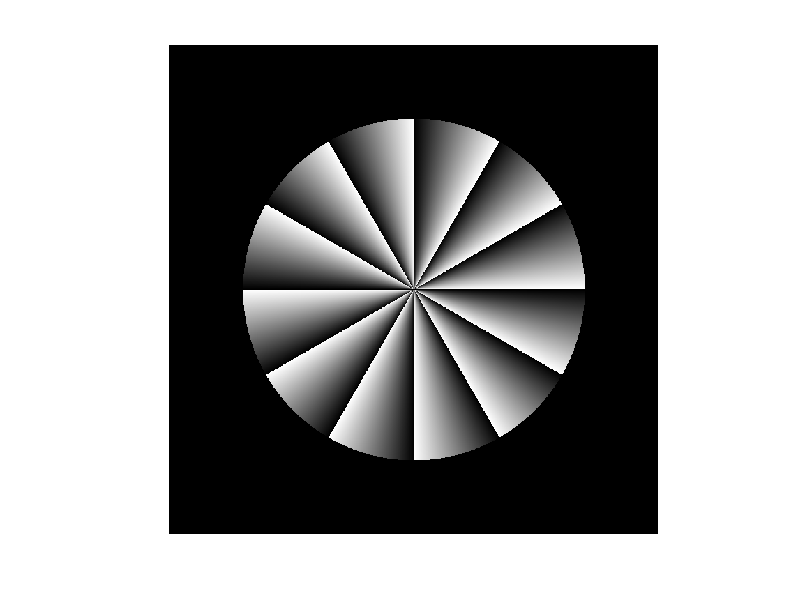
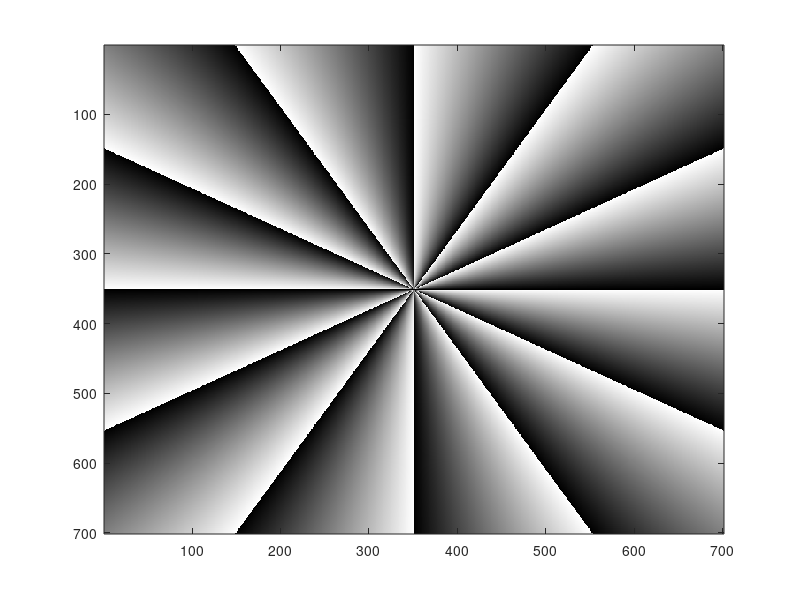
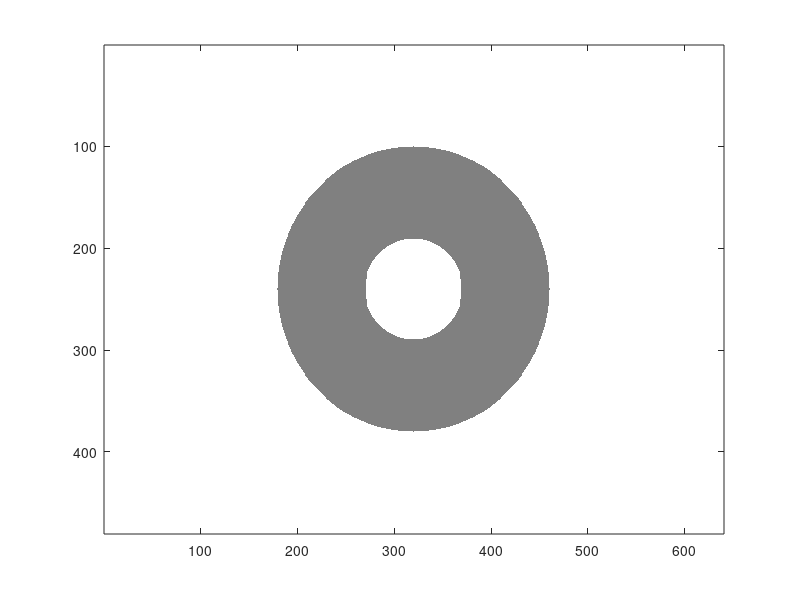

The MATLAB source for these figures, in order:

n = 701; 
nseg=6;  
radius=.7;  
[X,Y] = meshgrid(linspace(-1,1,n));  


theta = atan2(Y,X)./pi; 
theta=mod(theta*nseg, 1);

radiusimage=sqrt(X.^2+ Y.^2); 
aperture=NaN(size(radiusimage)); 
aperture(radiusimage<radius)=1; 
aperture(radiusimage>=radius)=0; 
illusion=theta.*aperture; 
illusion;
figure(1);
imagesc(illusion); 
axis square 
axis off 
colormap(gray(256)) 
saveas(gcf,'peripheraldrift1.jpg')

[X,Y] = meshgrid(linspace(-1,1,n));  

figure(2)
F=mod(atan2(X, Y), pi/6);
figure(2)
imagesc(F); colormap(gray(256))

%%

% First create the image.
imageSizeX = 640;
imageSizeY = 480;
[columnsInImage, rowsInImage] = meshgrid(1:imageSizeX, 1:imageSizeY);
% Next create the circle in the image.
centerX = 320;
centerY = 240;
innerRadius = 50;
outerRadius = 140;
array2D = (rowsInImage - centerY).^2 ...
    + (columnsInImage - centerX).^2;
ringPixels = array2D >= innerRadius.^2 & array2D <= outerRadius.^2;
% ringPixels is a 2D "logical" array.
% Now, display it.
figure(4)
image(ringPixels) ;
    colormap([1 1 1; 0.5 0.5 0.5])
